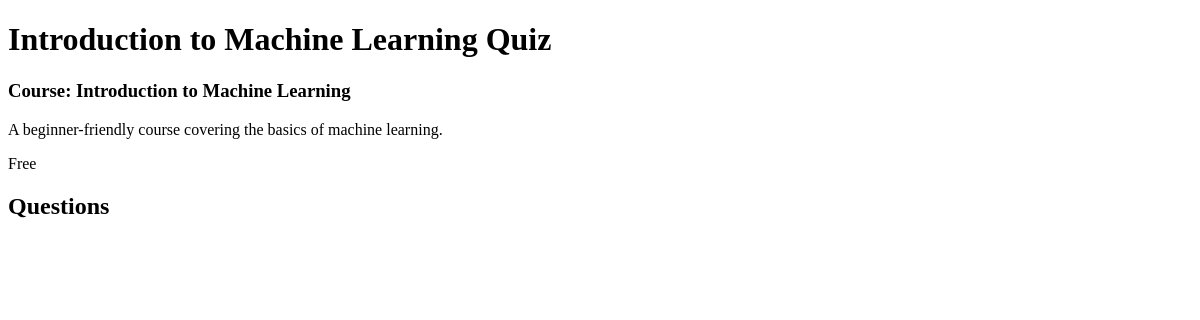
Before: /course/introduction-to-machine-learning/quiz/1/ with the older database file.
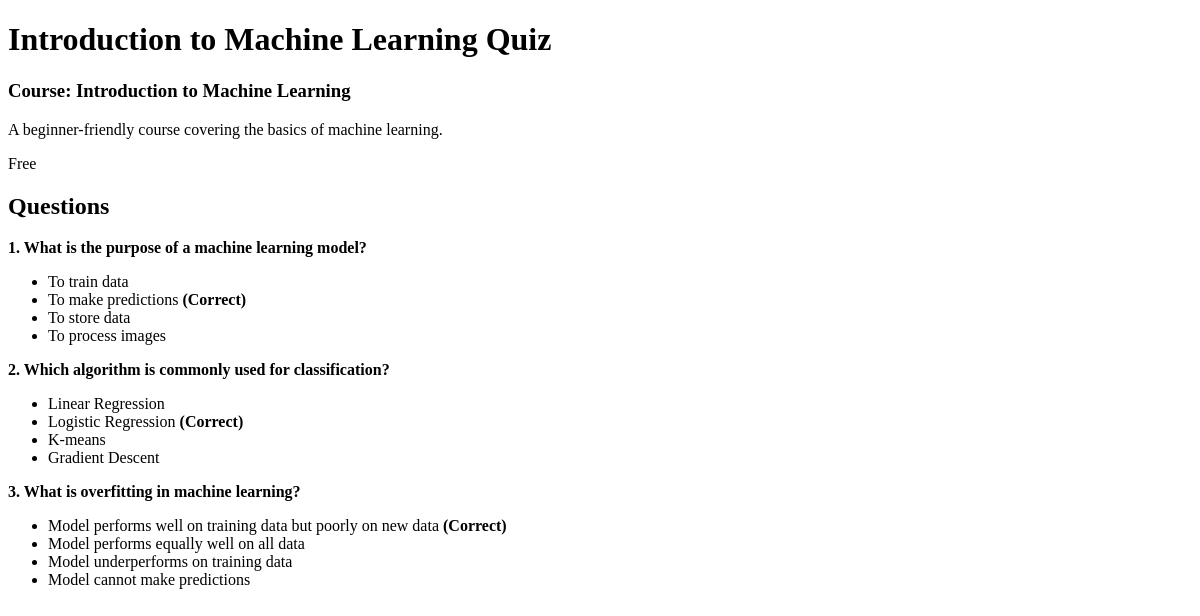
After: the same page with the newer database file.
### apps/models.py (models this page shows, shortened)
class Question(models.Model):
    quiz = models.ForeignKey(
        Quiz, on_delete=models.CASCADE, related_name='questions')
    text = models.TextField()

class Answer(models.Model):
    question = models.ForeignKey(
        Question, on_delete=models.CASCADE, related_name='answers')
    text = models.CharField(max_length=200)
    is_correct = models.BooleanField(default=False)

### apps/views.py (the view)
def quiz_detail_view(request, course_slug, quiz_id):
    course = get_object_or_404(Course, slug=course_slug)
    quiz = get_object_or_404(Quiz, id=quiz_id, course=course)
    questions = quiz.questions.all()
    context = {
        'course': course,
        'quiz': quiz,
        'questions': questions,
    }
    return render(request, 'quiz_detail.html', context)

### apps/templates/quiz_detail.html (shortened to what this page needs)
<!DOCTYPE html>
<html lang="en">
<head>
</head>
<body>
    <h1>{{ quiz.title }}</h1>
    <h3>Course: {{ course.title }}</h3>
    <p>{{ course.description }}</p>
    <p>{{ quiz.is_premium|yesno:"Premium,Free" }}</p>
    <div>
        <h2>Questions</h2>
        {% for question in questions %}
            <div>
                <p><strong>{{ forloop.counter }}. {{ question.text }}</strong></p>
                <ul>
                    {% for answer in question.answers.all %}
                        <li>
                            {{ answer.text }}
                            {% if answer.is_correct %} <strong>(Correct)</strong> {% endif %}
                        </li>
                    {% endfor %}
                </ul>
            </div>
        {% endfor %}
    </div>
</body>
</html>

Changed rows visible on the page:
added Question: text "What is the purpose of a machine learning model?"
added Answer: text "To train data", shown under "What is the purpose of a machine learning model?"
added Answer: text "To make predictions", is_correct "(Correct)", shown under "What is the purpose of a machine learning model?"
added Answer: text "To store data", shown under "What is the purpose of a machine learning model?"
added Answer: text "To process images", shown under "What is the purpose of a machine learning model?"
added Question: text "Which algorithm is commonly used for classification?"
added Answer: text "Linear Regression", shown under "Which algorithm is commonly used for classification?"
added Answer: text "Logistic Regression", is_correct "(Correct)", shown under "Which algorithm is commonly used for classification?"
added Answer: text "K-means", shown under "Which algorithm is commonly used for classification?"
added Answer: text "Gradient Descent", shown under "Which algorithm is commonly used for classification?"
added Question: text "What is overfitting in machine learning?"
added Answer: text "Model performs well on training data but poorly on new data", is_correct "(Correct)", shown under "What is overfitting in machine learning?"
added Answer: text "Model performs equally well on all data", shown under "What is overfitting in machine learning?"
added Answer: text "Model underperforms on training data", shown under "What is overfitting in machine learning?"
added Answer: text "Model cannot make predictions", shown under "What is overfitting in machine learning?"
